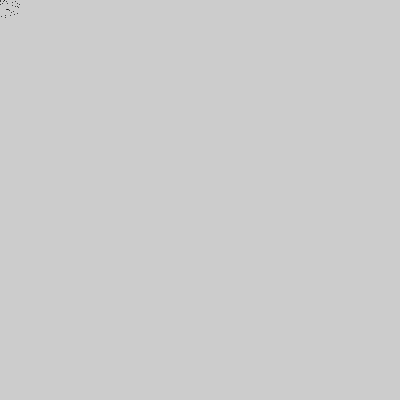
Frame 1 (no input)
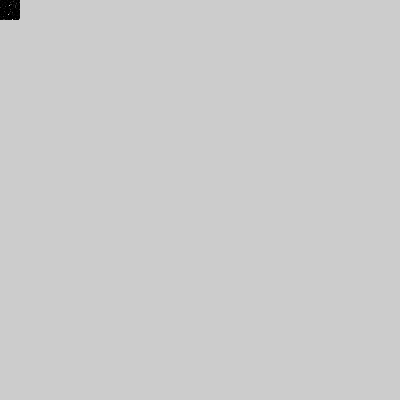
Frame 60 (the mouse pressed at the canvas centre just before this capture)
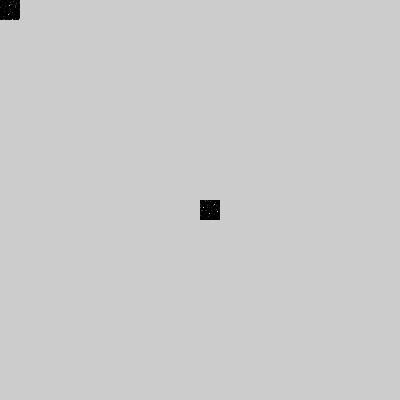
Frame 120 (the mouse held since frame 60 and released just before this capture)

The Processing sketch that drew these frames (run headless with seeded random() and noise(); from frame 60 on, the mouse is pressed at the canvas centre):

// Processing sketch: processing_37517
// ── processing_37517.pde

//code goes here
void setup(){
  size(400,400);
}

void draw(){
  
  for(int i=0;i<30;i++){
    point(mouseX+random(20),mouseY+random(20));
  }
  //line(pmouseX,pmouseY,mouseX,mouseY);
}
